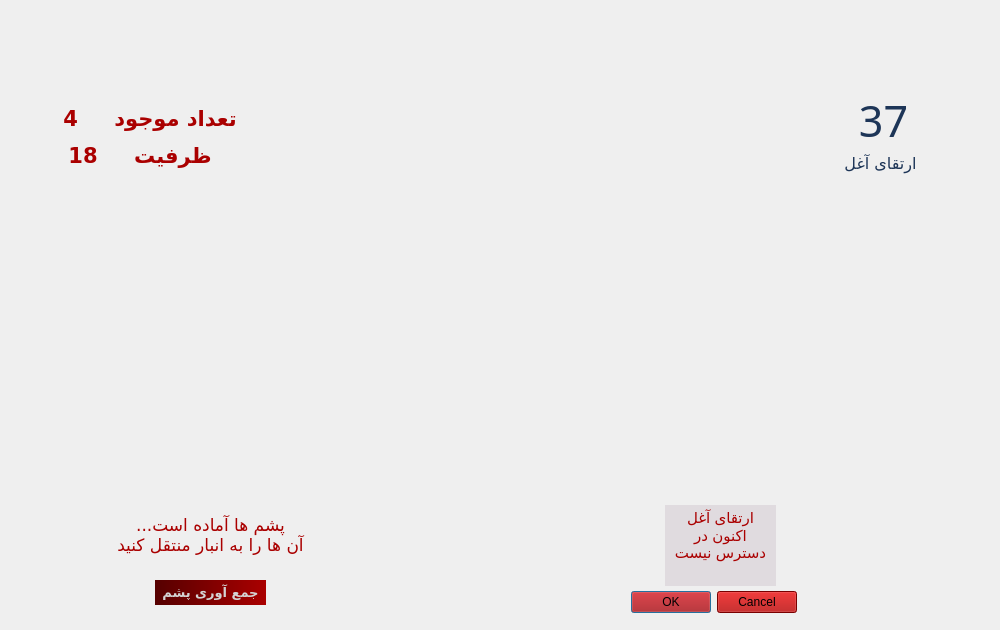
<?xml version="1.0" encoding="UTF-8"?>
<ui version="4.0">
 <class>Sheepfold</class>
 <widget class="QWidget" name="Sheepfold">
  <property name="geometry">
   <rect>
    <x>0</x>
    <y>0</y>
    <width>1000</width>
    <height>630</height>
   </rect>
  </property>
  <property name="windowTitle">
   <string>Form</string>
  </property>
  <property name="styleSheet">
   <string notr="true">QPushButton:pressed{
	background-color: transparent;
}
</string>
  </property>
  <widget class="QLabel" name="pic">
   <property name="geometry">
    <rect>
     <x>0</x>
     <y>0</y>
     <width>1000</width>
     <height>630</height>
    </rect>
   </property>
   <property name="text">
    <string/>
   </property>
   <property name="pixmap">
    <pixmap resource="pic.qrc">:/animal/otherPic/animals/sheepBackground.jpg</pixmap>
   </property>
   <property name="scaledContents">
    <bool>true</bool>
   </property>
  </widget>
  <widget class="QLabel" name="man">
   <property name="geometry">
    <rect>
     <x>570</x>
     <y>330</y>
     <width>291</width>
     <height>301</height>
    </rect>
   </property>
   <property name="text">
    <string/>
   </property>
   <property name="pixmap">
    <pixmap resource="pic.qrc">:/animal/otherPic/animals/upgrade.png</pixmap>
   </property>
   <property name="scaledContents">
    <bool>true</bool>
   </property>
  </widget>
  <widget class="QPushButton" name="boardKey">
   <property name="geometry">
    <rect>
     <x>155</x>
     <y>580</y>
     <width>111</width>
     <height>25</height>
    </rect>
   </property>
   <property name="font">
    <font>
     <family>B Koodak</family>
     <pointsize>10</pointsize>
     <weight>75</weight>
     <bold>true</bold>
    </font>
   </property>
   <property name="cursor">
    <cursorShape>PointingHandCursor</cursorShape>
   </property>
   <property name="focusPolicy">
    <enum>Qt::StrongFocus</enum>
   </property>
   <property name="styleSheet">
    <string notr="true">background-color: qlineargradient(spread:reflect, x1:0, y1:0, x2:1, y2:0, stop:0 rgba(85, 0, 0, 255), stop:1 rgba(170, 0, 0, 255));
border:None;
color: rgb(212, 212, 212);</string>
   </property>
   <property name="text">
    <string>جمع آوری پشم</string>
   </property>
  </widget>
  <widget class="QLabel" name="label_2">
   <property name="geometry">
    <rect>
     <x>780</x>
     <y>30</y>
     <width>201</width>
     <height>191</height>
    </rect>
   </property>
   <property name="text">
    <string/>
   </property>
   <property name="pixmap">
    <pixmap resource="pic.qrc">:/animal/otherPic/animals/level2.png</pixmap>
   </property>
   <property name="scaledContents">
    <bool>true</bool>
   </property>
  </widget>
  <widget class="QLabel" name="board">
   <property name="geometry">
    <rect>
     <x>80</x>
     <y>370</y>
     <width>261</width>
     <height>261</height>
    </rect>
   </property>
   <property name="focusPolicy">
    <enum>Qt::StrongFocus</enum>
   </property>
   <property name="pixmap">
    <pixmap resource="pic.qrc">:/animal/otherPic/animals/sheep1.png</pixmap>
   </property>
   <property name="scaledContents">
    <bool>true</bool>
   </property>
  </widget>
  <widget class="QTextEdit" name="textEdit">
   <property name="geometry">
    <rect>
     <x>665</x>
     <y>505</y>
     <width>111</width>
     <height>81</height>
    </rect>
   </property>
   <property name="font">
    <font>
     <family>Arial</family>
     <pointsize>11</pointsize>
     <weight>50</weight>
     <bold>false</bold>
    </font>
   </property>
   <property name="autoFillBackground">
    <bool>false</bool>
   </property>
   <property name="styleSheet">
    <string notr="true">background-color: rgb(224, 219, 223);
color: rgb(170, 0, 0);</string>
   </property>
   <property name="frameShape">
    <enum>QFrame::NoFrame</enum>
   </property>
   <property name="frameShadow">
    <enum>QFrame::Sunken</enum>
   </property>
   <property name="readOnly">
    <bool>true</bool>
   </property>
   <property name="html">
    <string>&lt;!DOCTYPE HTML PUBLIC &quot;-//W3C//DTD HTML 4.0//EN&quot; &quot;http://www.w3.org/TR/REC-html40/strict.dtd&quot;&gt;
&lt;html&gt;&lt;head&gt;&lt;meta name=&quot;qrichtext&quot; content=&quot;1&quot; /&gt;&lt;style type=&quot;text/css&quot;&gt;
p, li { white-space: pre-wrap; }
&lt;/style&gt;&lt;/head&gt;&lt;body style=&quot; font-family:'Arial'; font-size:11pt; font-weight:400; font-style:normal;&quot;&gt;
&lt;p align=&quot;center&quot; dir='rtl' style=&quot; margin-top:0px; margin-bottom:0px; margin-left:0px; margin-right:0px; -qt-block-indent:0; text-indent:0px;&quot;&gt;ارتقای آغل&lt;/p&gt;
&lt;p align=&quot;center&quot; dir='rtl' style=&quot; margin-top:0px; margin-bottom:0px; margin-left:0px; margin-right:0px; -qt-block-indent:0; text-indent:0px;&quot;&gt;اکنون در دسترس نیست&lt;/p&gt;&lt;/body&gt;&lt;/html&gt;</string>
   </property>
   <property name="overwriteMode">
    <bool>false</bool>
   </property>
   <property name="textInteractionFlags">
    <set>Qt::NoTextInteraction</set>
   </property>
  </widget>
  <widget class="QLabel" name="level">
   <property name="geometry">
    <rect>
     <x>833</x>
     <y>80</y>
     <width>101</width>
     <height>81</height>
    </rect>
   </property>
   <property name="font">
    <font>
     <family>Ravie</family>
     <pointsize>32</pointsize>
    </font>
   </property>
   <property name="styleSheet">
    <string notr="true">color: rgb(29, 53, 87);</string>
   </property>
   <property name="text">
    <string>37</string>
   </property>
   <property name="scaledContents">
    <bool>true</bool>
   </property>
   <property name="alignment">
    <set>Qt::AlignCenter</set>
   </property>
  </widget>
  <widget class="QPushButton" name="upgradeKey">
   <property name="geometry">
    <rect>
     <x>785</x>
     <y>60</y>
     <width>191</width>
     <height>141</height>
    </rect>
   </property>
   <property name="font">
    <font>
     <family>B Homa</family>
     <pointsize>12</pointsize>
     <weight>50</weight>
     <italic>false</italic>
     <bold>false</bold>
    </font>
   </property>
   <property name="cursor">
    <cursorShape>PointingHandCursor</cursorShape>
   </property>
   <property name="layoutDirection">
    <enum>Qt::LeftToRight</enum>
   </property>
   <property name="autoFillBackground">
    <bool>false</bool>
   </property>
   <property name="styleSheet">
    <string notr="true">color: rgb(29, 53, 87);</string>
   </property>
   <property name="text">
    <string>


ارتقای آغل</string>
   </property>
   <property name="flat">
    <bool>true</bool>
   </property>
  </widget>
  <widget class="QLabel" name="capacity">
   <property name="geometry">
    <rect>
     <x>40</x>
     <y>140</y>
     <width>200</width>
     <height>31</height>
    </rect>
   </property>
   <property name="font">
    <font>
     <family>B Koodak</family>
     <pointsize>16</pointsize>
     <weight>75</weight>
     <bold>true</bold>
    </font>
   </property>
   <property name="styleSheet">
    <string notr="true">color: rgb(170, 0, 0);</string>
   </property>
   <property name="text">
    <string>ظرفیت     18</string>
   </property>
   <property name="alignment">
    <set>Qt::AlignCenter</set>
   </property>
  </widget>
  <widget class="QPushButton" name="description">
   <property name="enabled">
    <bool>false</bool>
   </property>
   <property name="geometry">
    <rect>
     <x>90</x>
     <y>490</y>
     <width>241</width>
     <height>91</height>
    </rect>
   </property>
   <property name="font">
    <font>
     <family>B Farnaz</family>
     <pointsize>13</pointsize>
    </font>
   </property>
   <property name="focusPolicy">
    <enum>Qt::StrongFocus</enum>
   </property>
   <property name="styleSheet">
    <string notr="true">color: rgb(170, 0, 0);</string>
   </property>
   <property name="text">
    <string>...پشم ها آماده است
آن ها را به انبار منتقل کنید</string>
   </property>
   <property name="flat">
    <bool>true</bool>
   </property>
  </widget>
  <widget class="QLabel" name="size">
   <property name="geometry">
    <rect>
     <x>50</x>
     <y>103</y>
     <width>200</width>
     <height>31</height>
    </rect>
   </property>
   <property name="font">
    <font>
     <family>B Koodak</family>
     <pointsize>16</pointsize>
     <weight>75</weight>
     <bold>true</bold>
    </font>
   </property>
   <property name="styleSheet">
    <string notr="true">color: rgb(170, 0, 0);</string>
   </property>
   <property name="text">
    <string>تعداد موجود     4</string>
   </property>
   <property name="alignment">
    <set>Qt::AlignCenter</set>
   </property>
  </widget>
  <widget class="QLabel" name="shovelReq">
   <property name="geometry">
    <rect>
     <x>714</x>
     <y>530</y>
     <width>33</width>
     <height>20</height>
    </rect>
   </property>
   <property name="font">
    <font>
     <family>Arial Rounded MT Bold</family>
     <weight>50</weight>
     <bold>false</bold>
    </font>
   </property>
   <property name="styleSheet">
    <string notr="true">color: rgb(0, 0, 0);</string>
   </property>
   <property name="text">
    <string>1</string>
   </property>
   <property name="alignment">
    <set>Qt::AlignCenter</set>
   </property>
  </widget>
  <widget class="QLabel" name="upPic3">
   <property name="geometry">
    <rect>
     <x>684</x>
     <y>560</y>
     <width>20</width>
     <height>20</height>
    </rect>
   </property>
   <property name="text">
    <string/>
   </property>
   <property name="pixmap">
    <pixmap resource="pic.qrc">:/storage/otherPic/storage/coin.png</pixmap>
   </property>
   <property name="scaledContents">
    <bool>true</bool>
   </property>
  </widget>
  <widget class="QLabel" name="upPic1">
   <property name="geometry">
    <rect>
     <x>684</x>
     <y>505</y>
     <width>20</width>
     <height>20</height>
    </rect>
   </property>
   <property name="text">
    <string/>
   </property>
   <property name="pixmap">
    <pixmap resource="pic.qrc">:/storage/otherPic/storage/nail.png</pixmap>
   </property>
   <property name="scaledContents">
    <bool>true</bool>
   </property>
  </widget>
  <widget class="QLabel" name="upPic2">
   <property name="geometry">
    <rect>
     <x>684</x>
     <y>530</y>
     <width>20</width>
     <height>20</height>
    </rect>
   </property>
   <property name="text">
    <string/>
   </property>
   <property name="pixmap">
    <pixmap resource="pic.qrc">:/storage/otherPic/storage/shovel.png</pixmap>
   </property>
   <property name="scaledContents">
    <bool>true</bool>
   </property>
  </widget>
  <widget class="QLabel" name="nailReq">
   <property name="geometry">
    <rect>
     <x>714</x>
     <y>505</y>
     <width>33</width>
     <height>20</height>
    </rect>
   </property>
   <property name="font">
    <font>
     <family>Arial Rounded MT Bold</family>
     <weight>50</weight>
     <bold>false</bold>
    </font>
   </property>
   <property name="styleSheet">
    <string notr="true">color: rgb(0, 0, 0);</string>
   </property>
   <property name="text">
    <string>3</string>
   </property>
   <property name="alignment">
    <set>Qt::AlignCenter</set>
   </property>
  </widget>
  <widget class="QLabel" name="coinReq">
   <property name="geometry">
    <rect>
     <x>714</x>
     <y>560</y>
     <width>33</width>
     <height>20</height>
    </rect>
   </property>
   <property name="font">
    <font>
     <family>Arial Rounded MT Bold</family>
     <weight>50</weight>
     <bold>false</bold>
    </font>
   </property>
   <property name="styleSheet">
    <string notr="true">color: rgb(0, 0, 0);</string>
   </property>
   <property name="text">
    <string>50</string>
   </property>
   <property name="alignment">
    <set>Qt::AlignCenter</set>
   </property>
  </widget>
  <widget class="QLabel" name="label">
   <property name="geometry">
    <rect>
     <x>-40</x>
     <y>-50</y>
     <width>331</width>
     <height>291</height>
    </rect>
   </property>
   <property name="text">
    <string/>
   </property>
   <property name="pixmap">
    <pixmap resource="pic.qrc">:/animal/otherPic/animals/wood.png</pixmap>
   </property>
   <property name="scaledContents">
    <bool>true</bool>
   </property>
  </widget>
  <widget class="QPushButton" name="door">
   <property name="geometry">
    <rect>
     <x>880</x>
     <y>510</y>
     <width>91</width>
     <height>111</height>
    </rect>
   </property>
   <property name="cursor">
    <cursorShape>PointingHandCursor</cursorShape>
   </property>
   <property name="styleSheet">
    <string notr="true">QPushButton:hover{
	image: url(:/animal/otherPic/animals/doorOpen.png);
}
QPushButton{
	image: url(:/animal/otherPic/animals/doorClose.png);
}
</string>
   </property>
   <property name="text">
    <string/>
   </property>
   <property name="iconSize">
    <size>
     <width>100</width>
     <height>100</height>
    </size>
   </property>
   <property name="flat">
    <bool>true</bool>
   </property>
  </widget>
  <widget class="QDialogButtonBox" name="request">
   <property name="geometry">
    <rect>
     <x>630</x>
     <y>590</y>
     <width>167</width>
     <height>25</height>
    </rect>
   </property>
   <property name="cursor">
    <cursorShape>PointingHandCursor</cursorShape>
   </property>
   <property name="focusPolicy">
    <enum>Qt::NoFocus</enum>
   </property>
   <property name="autoFillBackground">
    <bool>false</bool>
   </property>
   <property name="styleSheet">
    <string notr="true">background-color: rgb(170, 0, 0);
</string>
   </property>
   <property name="standardButtons">
    <set>QDialogButtonBox::Cancel|QDialogButtonBox::Ok</set>
   </property>
   <property name="centerButtons">
    <bool>false</bool>
   </property>
  </widget>
  <zorder>pic</zorder>
  <zorder>label</zorder>
  <zorder>man</zorder>
  <zorder>label_2</zorder>
  <zorder>board</zorder>
  <zorder>level</zorder>
  <zorder>upgradeKey</zorder>
  <zorder>capacity</zorder>
  <zorder>size</zorder>
  <zorder>boardKey</zorder>
  <zorder>description</zorder>
  <zorder>door</zorder>
  <zorder>request</zorder>
  <zorder>upPic1</zorder>
  <zorder>nailReq</zorder>
  <zorder>coinReq</zorder>
  <zorder>shovelReq</zorder>
  <zorder>upPic3</zorder>
  <zorder>upPic2</zorder>
  <zorder>textEdit</zorder>
 </widget>
 <resources>
  <include location="pic.qrc"/>
 </resources>
 <connections/>
</ui>
